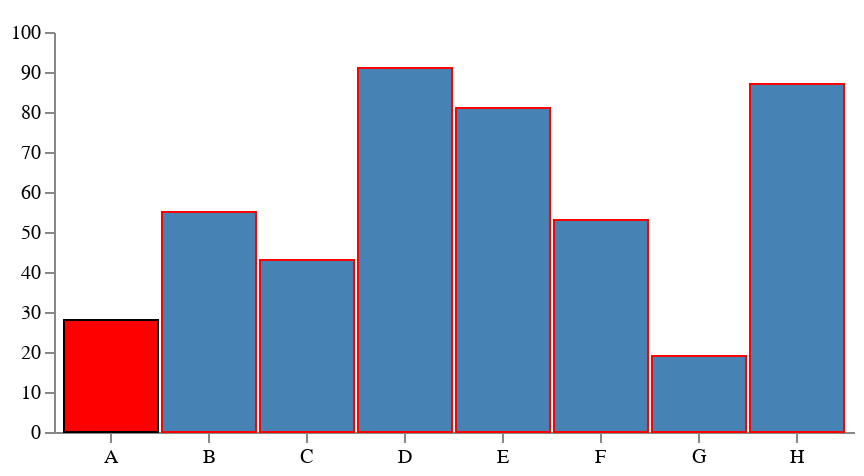

Write a Vega-Lite specification for this figure.
### Vega specification from a JSON file in a GitHub repository (floating-point values rounded to 4 significant figures)
{"$schema": "https://vega.github.io/schema/vega/v5.json", "width": 400, "height": 200, "padding": 5, "data": [{"name": "table", "values": [{"category": "A", "amount": 28}, {"category": "B", "amount": 55}, {"category": "C", "amount": 43}, {"category": "D", "amount": 91}, {"category": "E", "amount": 81}, {"category": "F", "amount": 53}, {"category": "G", "amount": 19}, {"category": "H", "amount": 87}]}], "signals": [{"name": "tooltip", "value": {}, "on": [{"events": "rect:mouseover", "update": "datum"}, {"events": "rect:mouseout", "update": "{}"}]}, {"name": "nabe", "value": "A"}], "scales": [{"name": "xscale", "type": "band", "domain": {"data": "table", "field": "category"}, "range": "width", "padding": 0.05, "round": true}, {"name": "yscale", "domain": {"data": "table", "field": "amount"}, "nice": true, "range": "height"}], "axes": [{"orient": "bottom", "scale": "xscale"}, {"orient": "left", "scale": "yscale"}], "marks": [{"type": "rect", "from": {"data": "table"}, "encode": {"enter": {"x": {"scale": "xscale", "field": "category"}, "width": {"scale": "xscale", "band": 1}, "y": {"scale": "yscale", "field": "amount"}, "y2": {"scale": "yscale", "value": 0}, "stroke": {"value": "red"}}, "update": {"fill": [{"test": "datum.category===nabe", "value": "red"}, {"value": "steelblue"}], "stroke": [{"test": "datum.category===nabe", "value": "black"}, {"value": "red"}]}, "hover": {"fill": {"value": "yellow"}}}}, {"type": "text", "encode": {"enter": {"align": {"value": "center"}, "baseline": {"value": "bottom"}, "fill": {"value": "red"}}, "update": {"x": {"scale": "xscale", "signal": "tooltip.category", "band": 0.5}, "y": {"scale": "yscale", "signal": "tooltip.amount", "offset": -2}, "text": {"signal": "tooltip.amount"}, "fillOpacity": [{"test": "datum === tooltip", "value": 0}, {"value": 1}]}}}]}
